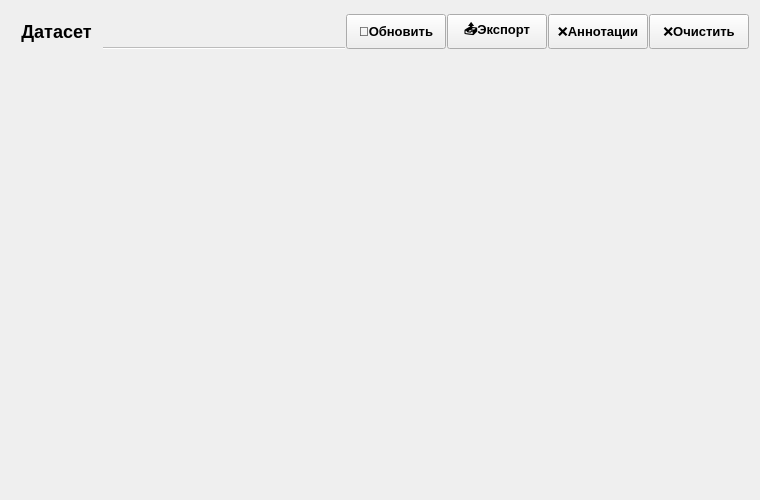
<?xml version="1.0" encoding="UTF-8"?>
<ui version="4.0">
 <class>DatasetTab</class>
 <widget class="QWidget" name="DatasetTab">
  <property name="geometry">
   <rect>
    <x>0</x>
    <y>0</y>
    <width>760</width>
    <height>500</height>
   </rect>
  </property>
  <layout class="QVBoxLayout" name="verticalLayout_2">
   <item>
    <layout class="QHBoxLayout" name="header_layout">
     <property name="spacing">
      <number>1</number>
     </property>
     <item>
     <widget class="QPushButton" name="label_title">
      <property name="sizePolicy">
       <sizepolicy hsizetype="Fixed" vsizetype="Fixed">
       <horstretch>0</horstretch>
       <verstretch>0</verstretch>
       </sizepolicy>
      </property>
      <property name="styleSheet">
       <string notr="true">
QPushButton {
    font-size: 18px; 
    font-weight: bold; 
    padding: 10px;
    border: none;
    background-color: transparent;
    color: palette(text);
}
QPushButton:hover {
    color: palette(highlight);
    text-decoration: underline;
}
QPushButton:pressed {
    color: palette(dark);
}
       </string>
      </property>
      <property name="text">
       <string>Датасет</string>
      </property>
      <property name="flat">
       <bool>true</bool>
      </property>
      <property name="cursor">
       <cursorShape>PointingHandCursor</cursorShape>
      </property>
     </widget>
     </item>
     <item>
      <widget class="QTabBar" name="tab_bar">
       <property name="sizePolicy">
        <sizepolicy hsizetype="Expanding" vsizetype="Fixed">
         <horstretch>1</horstretch>
         <verstretch>0</verstretch>
        </sizepolicy>
       </property>
       <property name="minimumSize">
        <size>
         <width>0</width>
         <height>35</height>
        </size>
       </property>
       <property name="currentIndex">
        <number>0</number>
       </property>
       <property name="tabsClosable">
        <bool>false</bool>
       </property>
       <property name="styleSheet">
        <string notr="true">
          QTabBar::tab { 
            font-size: 14px;
            font-weight: bold;
            padding: 6px 12px;
            margin-right: 2px;
          }
        </string>
       </property>
      </widget>
     </item>
     <item>
      <widget class="QPushButton" name="btn_update_dataset">
       <property name="sizePolicy">
        <sizepolicy hsizetype="Fixed" vsizetype="Fixed">
         <horstretch>0</horstretch>
         <verstretch>0</verstretch>
        </sizepolicy>
       </property>
       <property name="minimumSize">
        <size>
         <width>100</width>
         <height>35</height>
        </size>
       </property>
       <property name="maximumSize">
        <size>
         <width>100</width>
         <height>35</height>
        </size>
       </property>
       <property name="styleSheet">
        <string notr="true">font-size: 13px; font-weight: bold;</string>
       </property>
       <property name="text">
        <string>🔁Обновить</string>
       </property>
      </widget>
     </item>
     <item>
      <widget class="QPushButton" name="btn_export_dataset">
       <property name="sizePolicy">
        <sizepolicy hsizetype="Fixed" vsizetype="Fixed">
         <horstretch>0</horstretch>
         <verstretch>0</verstretch>
        </sizepolicy>
       </property>
       <property name="minimumSize">
        <size>
         <width>100</width>
         <height>35</height>
        </size>
       </property>
       <property name="maximumSize">
        <size>
         <width>100</width>
         <height>35</height>
        </size>
       </property>
       <property name="styleSheet">
        <string notr="true">font-size: 13px; font-weight: bold;</string>
       </property>
       <property name="text">
        <string>📤Экспорт</string>
       </property>
      </widget>
     </item>
     <item>
      <widget class="QPushButton" name="btn_delete_annotations">
       <property name="sizePolicy">
        <sizepolicy hsizetype="Fixed" vsizetype="Fixed">
         <horstretch>0</horstretch>
         <verstretch>0</verstretch>
        </sizepolicy>
       </property>
       <property name="minimumSize">
        <size>
         <width>100</width>
         <height>35</height>
        </size>
       </property>
       <property name="maximumSize">
        <size>
         <width>100</width>
         <height>35</height>
        </size>
       </property>
       <property name="styleSheet">
        <string notr="true">font-size: 13px; font-weight: bold;</string>
       </property>
       <property name="text">
        <string>❌Аннотации</string>
       </property>
      </widget>
     </item>
     <item>
      <widget class="QPushButton" name="btn_delete_dataset">
       <property name="sizePolicy">
        <sizepolicy hsizetype="Fixed" vsizetype="Fixed">
         <horstretch>0</horstretch>
         <verstretch>0</verstretch>
        </sizepolicy>
       </property>
       <property name="minimumSize">
        <size>
         <width>100</width>
         <height>35</height>
        </size>
       </property>
       <property name="maximumSize">
        <size>
         <width>100</width>
         <height>35</height>
        </size>
       </property>
       <property name="styleSheet">
        <string notr="true">font-size: 13px; font-weight: bold;</string>
       </property>
       <property name="text">
        <string>❌Очистить</string>
       </property>
      </widget>
     </item>
    </layout>
   </item>
   <item>
    <widget class="QWidget" name="content_widget">
     <layout class="QVBoxLayout" name="content_layout">
      <property name="leftMargin">
       <number>0</number>
      </property>
      <property name="topMargin">
       <number>0</number>
      </property>
      <property name="rightMargin">
       <number>0</number>
      </property>
      <property name="bottomMargin">
       <number>0</number>
      </property>
     </layout>
    </widget>
   </item>
  </layout>
 </widget>
 <resources/>
 <connections/>
</ui>
